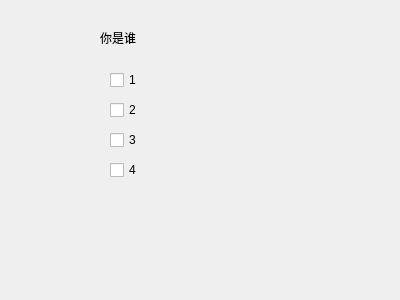
<?xml version="1.0" encoding="UTF-8"?>
<ui version="4.0">
 <class>Form</class>
 <widget class="QWidget" name="Form">
  <property name="geometry">
   <rect>
    <x>0</x>
    <y>0</y>
    <width>400</width>
    <height>300</height>
   </rect>
  </property>
  <property name="windowTitle">
   <string>Form</string>
  </property>
  <widget class="QCheckBox" name="checkBox">
   <property name="geometry">
    <rect>
     <x>110</x>
     <y>70</y>
     <width>79</width>
     <height>20</height>
    </rect>
   </property>
   <property name="text">
    <string>1</string>
   </property>
   <property name="tristate">
    <bool>true</bool>
   </property>
  </widget>
  <widget class="QCheckBox" name="checkBox_2">
   <property name="geometry">
    <rect>
     <x>110</x>
     <y>100</y>
     <width>79</width>
     <height>20</height>
    </rect>
   </property>
   <property name="text">
    <string>2</string>
   </property>
  </widget>
  <widget class="QCheckBox" name="checkBox_3">
   <property name="geometry">
    <rect>
     <x>110</x>
     <y>130</y>
     <width>79</width>
     <height>20</height>
    </rect>
   </property>
   <property name="text">
    <string>3</string>
   </property>
  </widget>
  <widget class="QCheckBox" name="checkBox_4">
   <property name="geometry">
    <rect>
     <x>110</x>
     <y>160</y>
     <width>79</width>
     <height>20</height>
    </rect>
   </property>
   <property name="text">
    <string>4</string>
   </property>
  </widget>
  <widget class="QLabel" name="label">
   <property name="geometry">
    <rect>
     <x>100</x>
     <y>30</y>
     <width>54</width>
     <height>16</height>
    </rect>
   </property>
   <property name="text">
    <string>你是谁</string>
   </property>
  </widget>
 </widget>
 <resources/>
 <connections/>
</ui>
